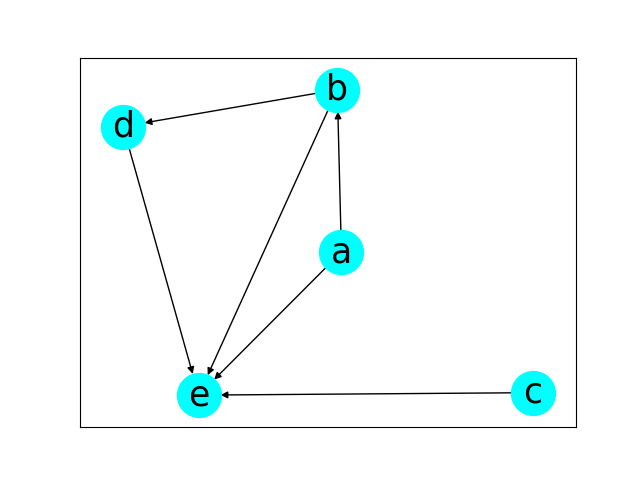

This chart was generated by the following Python code:
""" p8_10.py """

import matplotlib.pyplot as plt
import networkx as nx

g = nx.DiGraph()

nodes = ['a', 'b', 'c', 'd', 'e']
edges = [('a', 'b'), ('a', 'e'),\
         ('b', 'd'), ('b', 'e'),\
         ('c', 'e'), ('d', 'e')]

g.add_nodes_from(nodes)
g.add_edges_from(edges)

N = 'b'
print(f"dgree [{N}]:     ", g.degree(N))
print(f"in-dgree [{N}]:  ", g.in_degree(N))
print(f"out-dgree [{N}]: ", g.out_degree(N))

mpos = nx.spring_layout(g, seed=2)
nx.draw_networkx(g, pos=mpos, \
                node_color='Cyan', \
                node_size=1000, font_size=25)
# plt.show()
plt.savefig("p8_10.png")
